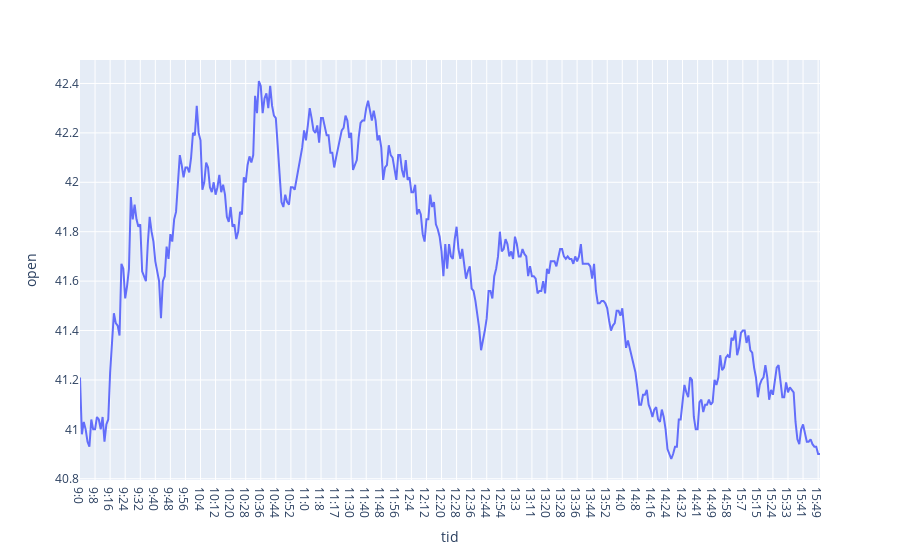

Notebook code cell kept with this figure:
### Code cell
px.line(fil, x='tid', y='open')

### Figure 1 — Plotly figure (JSON) as saved in the notebook; plotly's stock layout.template omitted (floating-point values rounded to 4 significant figures; data arrays with more than 128 entries replaced by an {"elided": "..."} marker saying what was removed)
{"data": [{"hovertemplate": "tid=%{x}<br>open=%{y}<extra></extra>", "legendgroup": "", "line": {"color": "#636efa", "dash": "solid"}, "mode": "lines", "name": "", "orientation": "v", "showlegend": false, "type": "scatter", "x": {"elided": "394 str values"}, "xaxis": "x", "y": {"elided": "394 float values"}, "yaxis": "y"}], "layout": {"legend": {"tracegroupgap": 0}, "margin": {"t": 60}, "xaxis": {"anchor": "y", "domain": [0, 1], "title": {"text": "tid"}}, "yaxis": {"anchor": "x", "domain": [0, 1], "title": {"text": "open"}}}}
